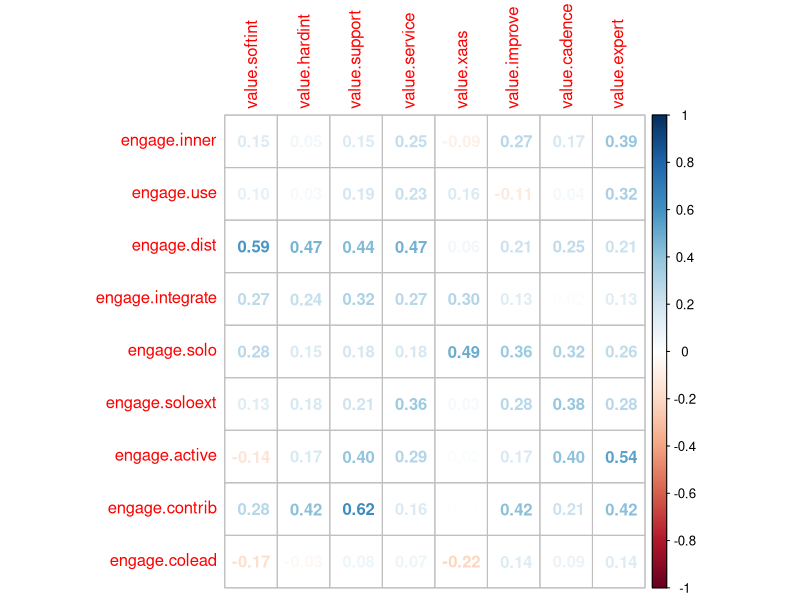

The R source for this figure:
library(corrplot)

args <- commandArgs(TRUE)
outFile = args[1]

survey <- read.csv("survey_results.csv",head=TRUE)

valuecols <- subset(survey,
        select = c('value.softint','value.hardint','value.support',
                   'value.service','value.xaas','value.improve',
                   'value.cadence','value.expert')
    )

# Change the column names
#names(valuecols) <- c('Software','Hardware','Support','Services','XaaS','Improve','Release','Expertise')
# Set all values to TRUE
valuelogic <- (valuecols > 0)
# Set NA to FALSE
valuelogic[is.na(valuelogic)] <- FALSE

engagecols <- subset(survey,
        select = c('engage.inner','engage.use','engage.dist','engage.integrate',
                   'engage.solo','engage.soloext','engage.active','engage.contrib',
                   'engage.colead')
    )

# Change the column names
#names(engagecols) <- c('InnerSource','Use','Deliver to Customers','Integrate Proprietary','No Community','Some Community','Active Community','Contribute','Co-lead')
# Set all values to TRUE
engagelogic <- (engagecols > 0)
# Set NA to FALSE
engagelogic[is.na(engagelogic)] <- FALSE

corrmatrix <- cor(engagelogic, valuelogic, method="kendall")
#corrmatrix <- cor(valuelogic, engagelogic)
print(corrmatrix)
png(outFile)
#corrplot(corrmatrix, method='circle')
corrplot(corrmatrix, method='number')

# See https://cran.r-project.org/web/packages/corrplot/vignettes/corrplot-intro.html
# and also http://www.sthda.com/english/wiki/correlation-matrix-a-quick-start-guide-to-analyze-format-and-visualize-a-correlation-matrix-using-r-software
